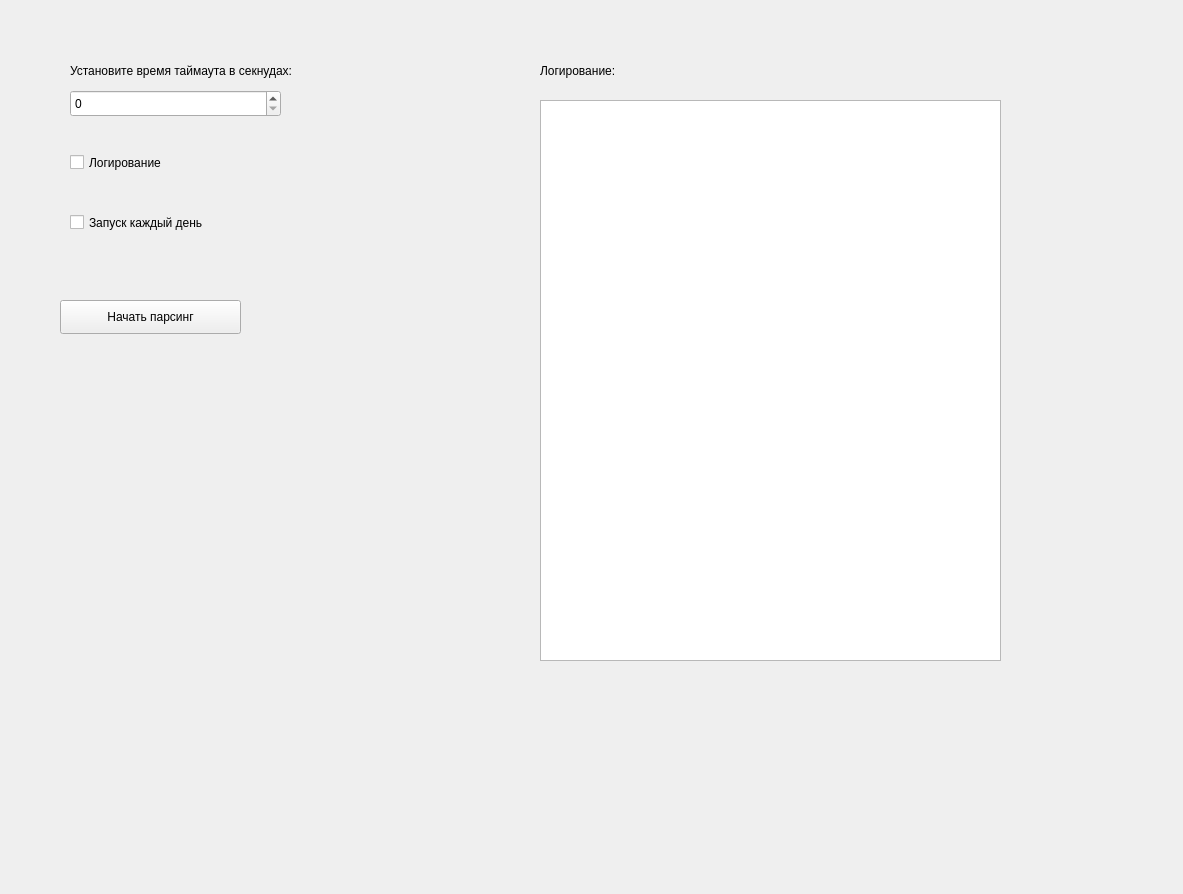
<?xml version="1.0" encoding="UTF-8"?>
<ui version="4.0">
 <class>MainWindow</class>
 <widget class="QMainWindow" name="MainWindow">
  <property name="geometry">
   <rect>
    <x>0</x>
    <y>0</y>
    <width>1183</width>
    <height>894</height>
   </rect>
  </property>
  <property name="windowTitle">
   <string>MainWindow</string>
  </property>
  <widget class="QWidget" name="centralwidget">
   <widget class="QPlainTextEdit" name="plainTextEdit">
    <property name="geometry">
     <rect>
      <x>540</x>
      <y>100</y>
      <width>461</width>
      <height>561</height>
     </rect>
    </property>
   </widget>
   <widget class="QLabel" name="label">
    <property name="geometry">
     <rect>
      <x>540</x>
      <y>50</y>
      <width>201</width>
      <height>41</height>
     </rect>
    </property>
    <property name="text">
     <string>Логирование:</string>
    </property>
   </widget>
   <widget class="QPushButton" name="pushButton">
    <property name="geometry">
     <rect>
      <x>60</x>
      <y>300</y>
      <width>181</width>
      <height>34</height>
     </rect>
    </property>
    <property name="text">
     <string>Начать парсинг</string>
    </property>
   </widget>
   <widget class="QLabel" name="label_2">
    <property name="geometry">
     <rect>
      <x>70</x>
      <y>60</y>
      <width>331</width>
      <height>21</height>
     </rect>
    </property>
    <property name="text">
     <string>Установите время таймаута в секнудах:</string>
    </property>
   </widget>
   <widget class="QSpinBox" name="spinBox">
    <property name="geometry">
     <rect>
      <x>70</x>
      <y>90</y>
      <width>211</width>
      <height>27</height>
     </rect>
    </property>
   </widget>
   <widget class="QCheckBox" name="checkBox">
    <property name="geometry">
     <rect>
      <x>70</x>
      <y>150</y>
      <width>271</width>
      <height>25</height>
     </rect>
    </property>
    <property name="text">
     <string>Логирование</string>
    </property>
   </widget>
   <widget class="QCheckBox" name="checkBox_2">
    <property name="geometry">
     <rect>
      <x>70</x>
      <y>210</y>
      <width>241</width>
      <height>25</height>
     </rect>
    </property>
    <property name="text">
     <string>Запуск каждый день</string>
    </property>
   </widget>
  </widget>
 </widget>
 <resources/>
 <connections/>
</ui>
